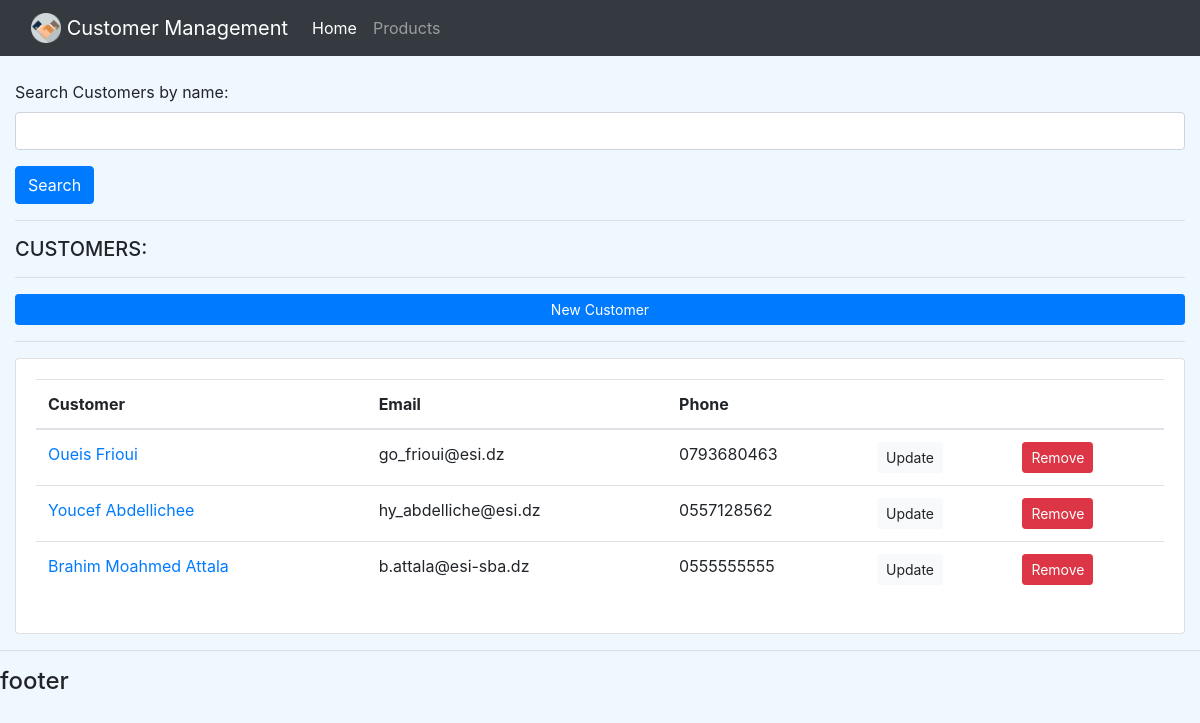
/all_customer/, run on an earlier commit of the app's database.
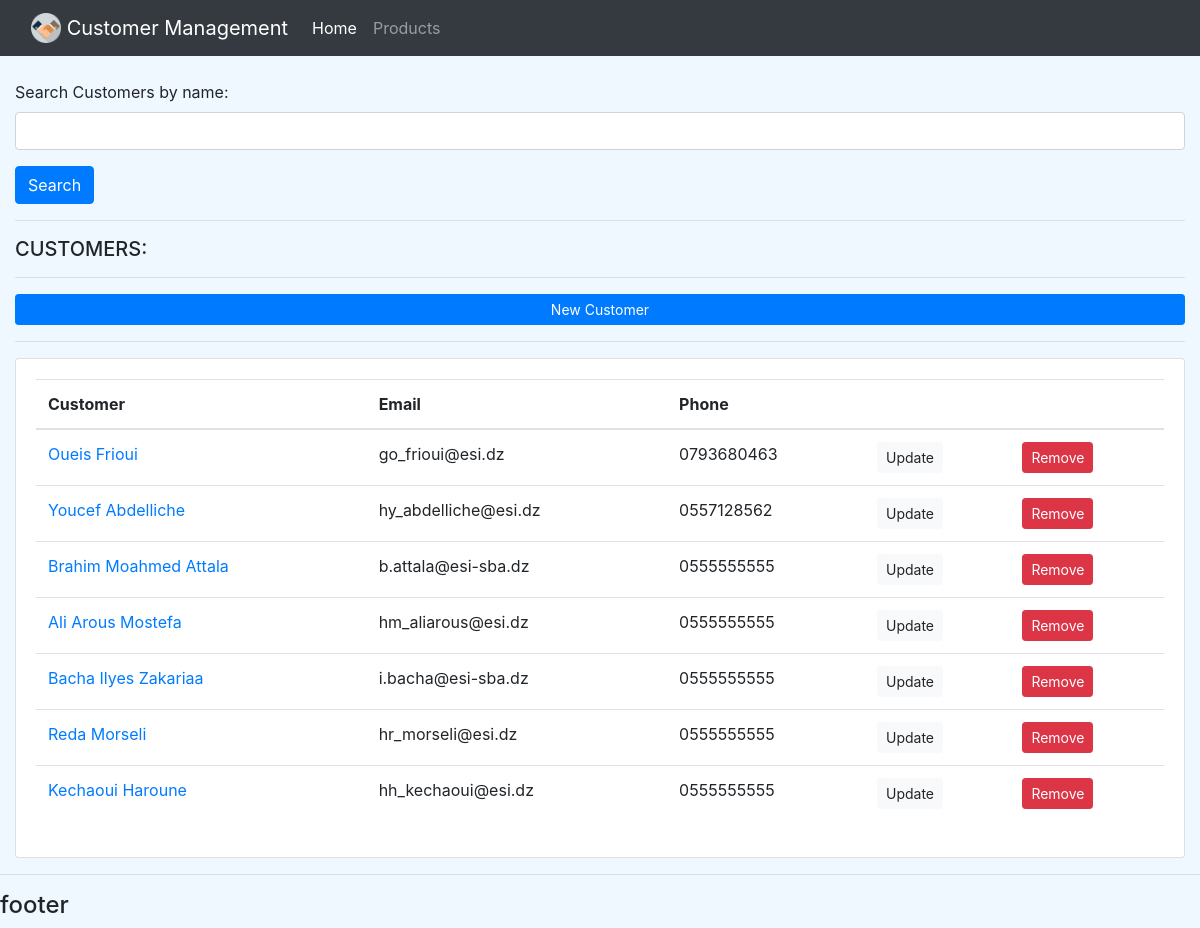
And on a later commit of the database.
### accounts/models.py (models this page shows)
class Customer(models.Model):
    name = models.CharField(max_length=200, null=True)
    phone = models.CharField(max_length=200, null=True)
    email = models.CharField(max_length=200, null=True)
    date_created = models.DateTimeField(auto_now_add=True, null=True)
    def __str__(self):
        return self.name

### accounts/views.py (the view)
# urls.py: path('all_customer/', views.customers_list, name='customers_list'),
def customers_list(request):
    customers = Customer.objects.all().order_by("date_created")
    context = {'customers': customers}
    return render(request, 'accounts/customers.html', context)

### accounts/templates/accounts/customers.html
{% extends 'accounts/main.html' %}
{% block content %}
    <div class="container-fluid">
        <form>
            <div class="form-group">
                <label>Search Customers by name:</label>
                <input type="text" class="form-control" id="exampleInputEmail1" aria-describedby="emailHelp">
            </div>
            <button type="submit" class="btn btn-primary">Search</button>
        </form>
    <hr>
        <h5>CUSTOMERS:</h5>
        <hr>
        <a class="btn btn-primary btn-sm btn-block" href="{% url 'new_customer_view' %}">New Customer</a>
        <hr>
        <div class="card card-body">
            <table class="table">
                <thead>
                <tr>
                    <th scope="col">Customer</th>
                    <th scope="col">Email</th>
                    <th scope="col">Phone</th>
                    <th scope="col"></th>
                    <th scope="col"></th>
                </tr>
                </thead>
                <tbody>
                {% for customer in customers %}
                    <tr>
                        <td><a href="{% url 'customer' customer.id %}">{{ customer }}</a></td>
                        <td>{{ customer.email }}</td>
                        <td>{{ customer.phone }}</td>
                        <td><a href="{% url 'update' customer.id %}" class="btn btn-light btn-sm">Update</a></td>
                        <td><a href="{% url 'delete' customer.id %}" class="btn btn-danger btn-sm">Remove</a></td>
                    </tr>
                {% endfor %}
                </tbody>
            </table>
        </div>
    </div>
{% endblock content %}

### accounts/templates/accounts/main.html (shortened to what this page needs)
{% load static %}
<!DOCTYPE html>
<html lang="en">
<head>
    <link rel="stylesheet" href="https://stackpath.bootstrapcdn.com/bootstrap/4.4.1/css/bootstrap.min.css"
>
    <link rel="stylesheet" href="{% static 'css/main.css' %}">
</head>
<body>
{% include 'accounts/navbar.html' %}
<br>
{% block content %}
{% endblock content %}
<hr>
<h4>footer</h4>
</body>
</html>

### accounts/templates/accounts/navbar.html (shortened to what this page needs)
{% load static %}
<nav class="navbar navbar-expand-lg navbar-dark bg-dark">
    <div class="container-fluid">
        <a class="navbar-brand" href="#"><img src="{% static 'images/hands.png' %}" width="30" height="30"
                                              class="d-inline-block align-top" alt=""> Customer Management</a>
        <div class="collapse navbar-collapse" id="navbarNav">
            <ul class="navbar-nav">
                <li class="nav-item active">
                    <a class="nav-link" href="{% url 'home' %}">Home <span class="sr-only">(current)</span></a>
                </li>
                <li class="nav-item">
                    <a class="nav-link" href="{% url 'products' %}">Products</a>
                </li>
            </ul>
        </div>
    </div>
</nav>

### static/css/main.css (style rules this page uses)
body { background-color: aliceblue; }

What changed in the data, as far as the page shows it:
changed Customer "hy_abdelliche@esi.dz": name "Youcef Abdellichee" → "Youcef Abdelliche"
added Customer: name "Ali Arous Mostefa", email "hm_aliarous@esi.dz", phone "0555555555"
added Customer: name "Bacha Ilyes Zakariaa", email "i.bacha@esi-sba.dz", phone "0555555555"
added Customer: name "Reda Morseli", email "hr_morseli@esi.dz", phone "0555555555"
added Customer: name "Kechaoui Haroune", email "hh_kechaoui@esi.dz", phone "0555555555"
